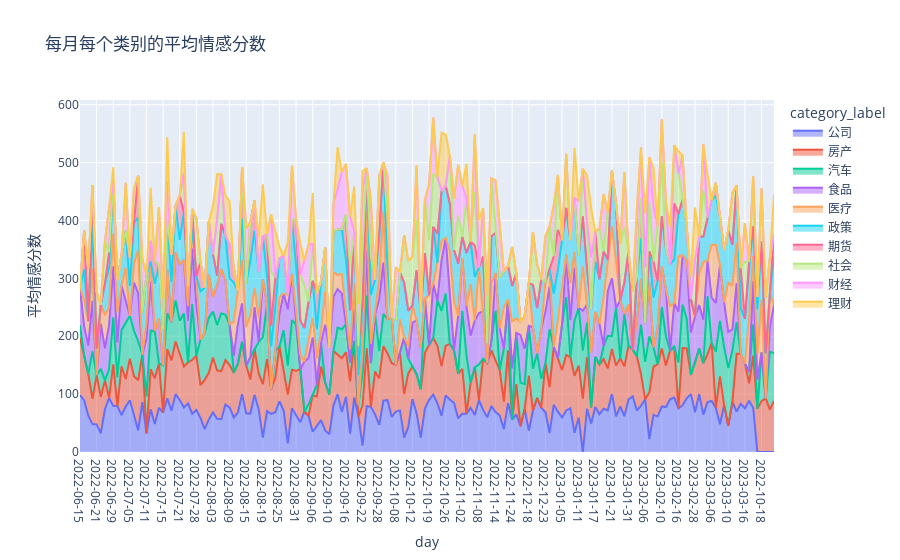
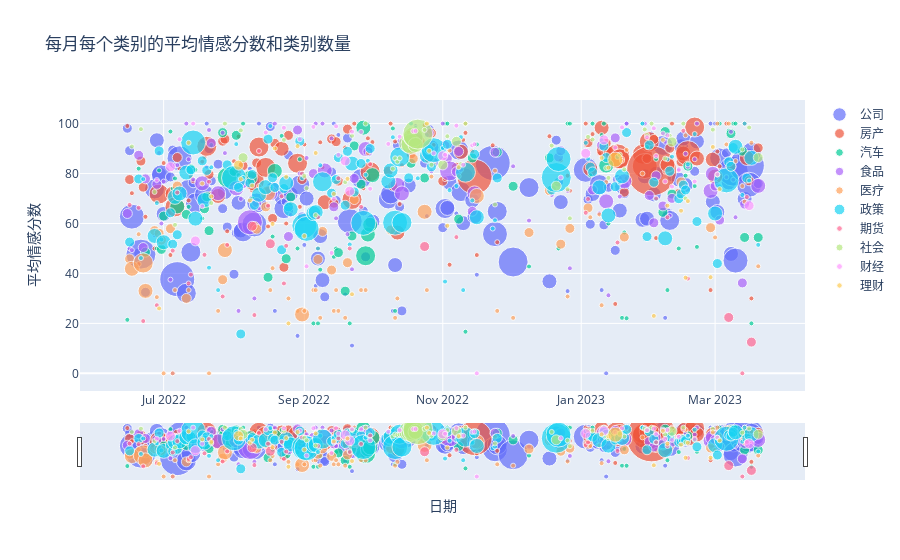

Here is the notebook cell these charts were saved with, in order:
### Code cell
import pandas as pd
import plotly.express as px
from label_id_dict import id2label

# 读取数据
data = pd.read_csv('ce_cn_labeled.csv')  # 请替换为你的数据文件路径

data['category_label'] =  data['category_label'].map(id2label)

# 将时间列转换为日期时间格式
data['article_time'] = pd.to_datetime(data['article_time'])

# 提取月份和类别作为新的列
data['day'] = data['article_time'].dt.strftime('%Y-%m-%d')

# 计算每个月每个类别的平均情感分数
monthly_category_avg = data.groupby(['day', 'category_label'])['sent_score'].mean().reset_index()

# # 创建交互式折线图
# fig = px.line(monthly_category_avg, x='month', y='sent_score', color='category_label',
#               labels={'sent_score': '平均情感分数'},
#               title='每月每个类别的平均情感分数')


# 创建堆叠区域图
fig = px.area(monthly_category_avg, x='day', y='sent_score', color='category_label',
              labels={'sent_score': '平均情感分数'},
              title='每月每个类别的平均情感分数')

# 自动调整日期刻度
fig.update_xaxes(type='category')

# 显示图表
fig.show()



category_counts = data.groupby(['day', 'category_label']).size().reset_index(name='count')

# 创建散点图
fig = go.Figure()

for category in monthly_category_avg['category_label'].unique():
    category_data = monthly_category_avg[monthly_category_avg['category_label'] == category]
    category_count_data = category_counts[category_counts['category_label'] == category]
    
    # 根据类别数量调整原点大小
    marker_size = category_count_data['count'] * 5  # 可根据需要调整倍数
    
    fig.add_trace(go.Scatter(
        x=category_data['day'], 
        y=category_data['sent_score'], 
        mode='markers', 
        marker=dict(size=marker_size),
        name=category
    ))

# 添加窗口缩放条
fig.update_xaxes(rangeslider_visible=True)

# 设置图表布局
fig.update_layout(
    title='每月每个类别的平均情感分数和类别数量',
    xaxis_title='日期',
    yaxis_title='平均情感分数'
)

fig.show()
